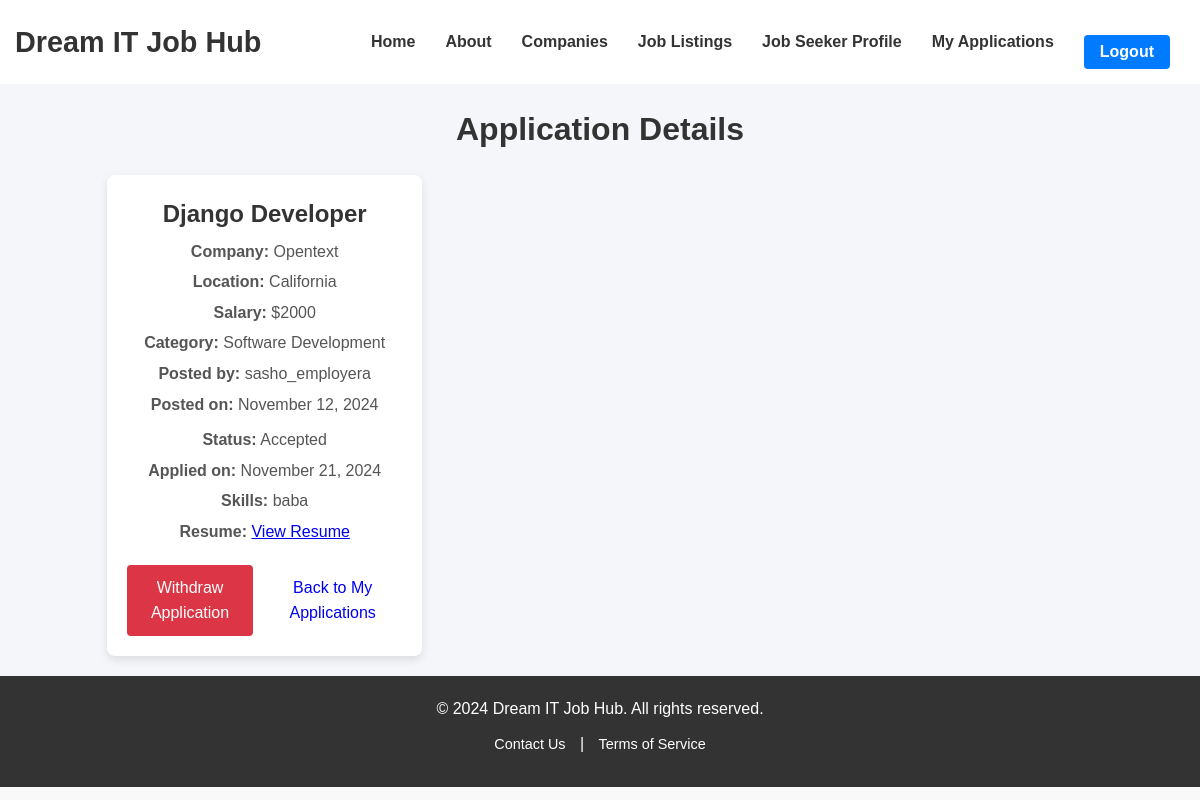
The page /applications/view/11/ (signed in) on the database its author committed.
### JobPortalFinal/applications/models.py (models this page shows)
class Application(models.Model):
    STATUS_CHOICES = (
        ('Accepted', 'Accepted'),
        ('Rejected', 'Rejected'),
        ('Pending', 'Pending'),
    )
    status = models.CharField(max_length=20, choices=STATUS_CHOICES,default='Pending')
    application_date = models.DateTimeField(auto_now_add=True)
    applicant = models.ForeignKey(CustomUser, on_delete=models.CASCADE, related_name='applications')
    job = models.ForeignKey(Job, on_delete=models.CASCADE, related_name='applications')
    resume = models.FileField(upload_to='resumes/', blank=True, null=True)
    skills = models.TextField(blank=True, null=True)
    class Meta:
        unique_together = (('applicant', 'job'),)

### JobPortalFinal/jobs/models.py (models this page shows)
class Job(models.Model):
    CHOICE_CATEGORIES = (
        ('Data Analysis', 'Data Analysis'),
        ('Engineering ', 'Engineering '),
        ('Software Development', 'Software Development'),
        ('Product Management', 'Product Management'),
        ('System Administration', 'System Administration'),
        ('Other', 'Other'),
    )
    title = models.CharField(max_length=100)
    category = models.CharField(choices=CHOICE_CATEGORIES, max_length=100)
    description = models.TextField()
    location = models.CharField(max_length=100)
    salary = models.PositiveIntegerField()
    posted_date = models.DateTimeField(auto_now_add=True)
    company = models.ForeignKey(Company, on_delete=models.CASCADE, related_name='jobs')
    posted_by = models.ForeignKey(CustomUser, on_delete=models.CASCADE, related_name='posted_jobs')

### JobPortalFinal/companies/models.py (models this page shows)
class Company(models.Model):
    name = models.CharField(max_length=100)
    description = models.TextField()
    website = models.URLField(blank=True, null=True)
    logo = models.ImageField(upload_to='company_logos/', blank=True, null=True)
    location = models.CharField(max_length=255, blank=True, null=True)
    created_by = models.ForeignKey(CustomUser, on_delete=models.SET_NULL, blank=True, null=True, editable=False)
    def __str__(self):
        return self.name

### JobPortalFinal/users/models.py (models this page shows, shortened)
class CustomUser(AbstractUser):
    USER_TYPE_CHOICES = (
        (1, 'Job Seeker'),
        (2, 'Employer'),
        (3 , 'Admin'),
    )
    user_type = models.IntegerField(choices=USER_TYPE_CHOICES)
    def is_seeker(self):
        return self.user_type == 1

### JobPortalFinal/applications/views.py (the view)
# urls.py: path('view/<int:pk>/', ApplicationDetailView.as_view(), name='view application'),
class ApplicationDetailView(LoginRequiredMixin, DetailView):
    model = Application
    template_name = 'applications/application_detail.html'
    def get_object(self, queryset=None):
        application = super().get_object(queryset)
        if application.applicant != self.request.user:
            raise Http404("You are not authorized to view this application.")
        return application

### templates/applications/application_detail.html
{% extends 'base.html' %}
{% block content %}
    <div class="my-applications-page">
        <div class="container">
            <div class="header">
                <h1>Application Details</h1>
            </div>
            <div class="applications-list">
                <div class="application-item">
                    <div class="application-info">
                        <h2>{{ object.job.title }}</h2>
                        <p><strong>Company:</strong> {{ object.job.company }}</p>
                        <p><strong>Location:</strong> {{ object.job.location }}</p>
                        <p><strong>Salary:</strong> ${{ object.job.salary }}</p>
                        <p><strong>Category:</strong> {{ object.job.category }}</p>
                        <p><strong>Posted by:</strong> {{ object.job.posted_by.username }}</p>
                        <p><strong>Posted on:</strong> {{ object.job.posted_date|date:"F j, Y" }}</p>
                    </div>
                    <div class="application-info">
                        <p><strong>Status:</strong> {{ object.get_status_display }}</p>
                        <p><strong>Applied on:</strong> {{ object.application_date|date:"F j, Y" }}</p>
                        <p><strong>Skills:</strong> {{ object.skills }}</p>
                        {% if object.resume %}
                            <p><strong>Resume:</strong>
                                <a href="{{ object.resume.url }}" target="_blank">View Resume</a>
                            </p>
                        {% else %}
                            <p><strong>Resume:</strong> Not uploaded</p>
                        {% endif %}
                    </div>
                    <div class="application-actions">
                        <a href="{% url 'withdraw application' object.pk %}" class="btn withdraw">Withdraw Application</a>
                        <a href="{% url 'my applications' %}" class="btn back">Back to My Applications</a>
                    </div>
                </div>
            </div>
        </div>
    </div>
{% endblock %}

### static/css/styles.css (style rules this page uses)
* { margin: 0; padding: 0; box-sizing: border-box; }
body { font-family: Arial, sans-serif; line-height: 1.6; color: #333; background-color: #f9f9f9; }
.container { width: 85%; max-width: 1200px; margin: 0 auto; }
.my-applications-page { font-family: Arial, sans-serif; background-color: #f4f6f9; padding: 20px; }
.container { max-width: 1200px; margin: 0 auto; }
.header { text-align: center; margin-bottom: 20px; }
.header h1 { font-size: 2rem; color: #333; }
.applications-list { display: grid; grid-template-columns: repeat(auto-fill, minmax(300px, 1fr)); gap: 20px; }
.application-item { background-color: #fff; border-radius: 8px; box-shadow: 0 4px 8px rgba(0, 0, 0, 0.1); padding: 20px; display: flex; flex-direction: column; justify-content: space-between; text-align: center; }
.application-info p { font-size: 1rem; color: #555; margin: 5px 0; }
.application-actions { margin-top: 15px; display: flex; justify-content: center; gap: 10px; }
.btn { padding: 10px 15px; font-size: 1rem; border: none; border-radius: 4px; cursor: pointer; text-decoration: none; }
.withdraw { background-color: #dc3545; color: #fff; }

### rows shown on the page
Application: job "Django Developer", job.company "Opentext", job.location "California", job.salary "2000", job.category "Software Development", job.posted_by.username "sasho_employera", job.posted_date "November 12, 2024", status "Accepted", application_date "November 21, 2024", skills "baba"
